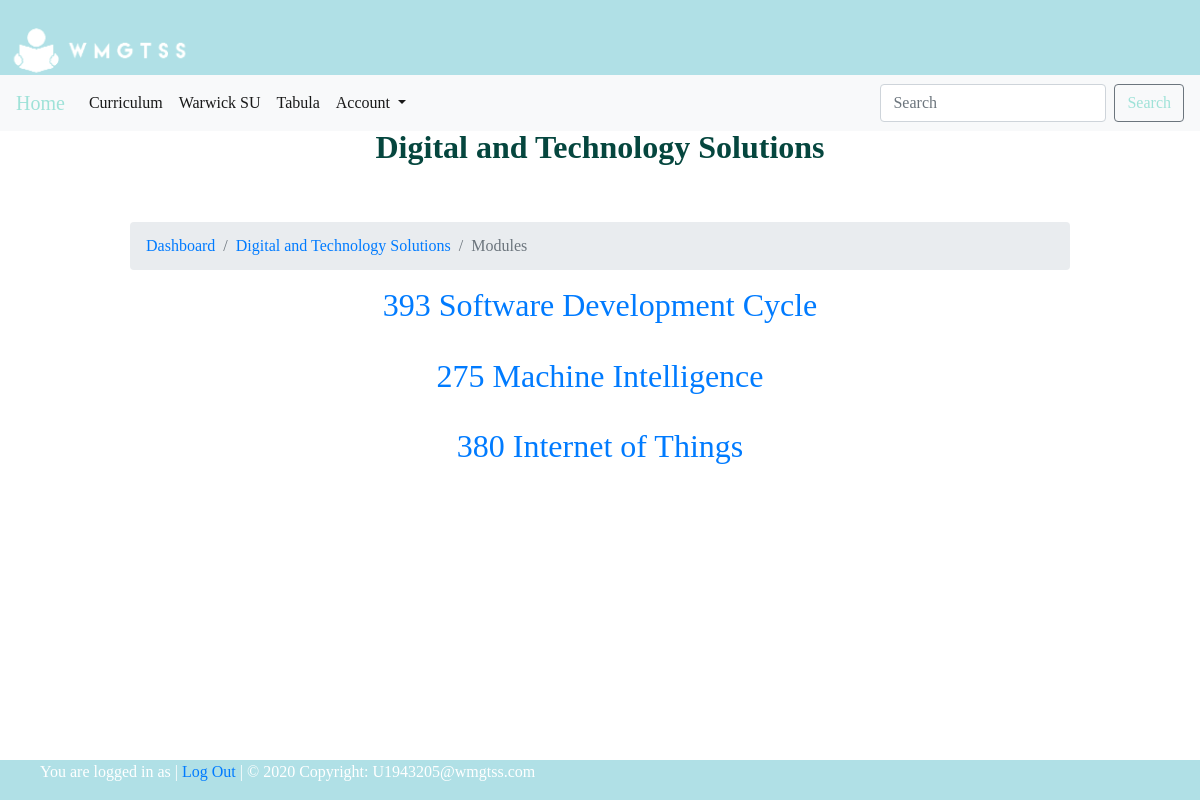
Page /curriculum/digital-and-technology-solutions/ on the committed database.
### curriculum/models.py (models this page shows, shortened)
class Course(models.Model):
    course_id = models.CharField(unique=True, max_length=50)
    name = models.TextField(max_length=50)
    slug = models.SlugField(null=True, blank=True)
    image = models.ImageField(upload_to=course_rename, blank=True, verbose_name="Course Image")
    description = models.TextField(max_length=500, blank=True)

class Module(models.Model):
    module_id = models.IntegerField(unique=True, max_length=100)
    name = models.TextField(max_length=50)
    course = models.ForeignKey(Course, on_delete=models.CASCADE, related_name='modules')
    teacher = models.ForeignKey(User, on_delete=models.CASCADE)
    slug = models.SlugField(null=True, blank=True)

### curriculum/views.py (the view)
# urls.py: path('<slug:slug>/', views.ModuleListView.as_view(), name='module_list'),
class ModuleListView(DetailView):
    context_object_name = 'courses'
    model = Course
    template_name = 'curriculum/module_list_view.html'

### curriculum/templates/curriculum/module_list_view.html (shortened to what this page needs)
{% extends 'base.html' %}
{% load static %}
{% block title %} {{courses.name}} {% endblock %}
{% block content %}
<nav aria-label="breadcrumb">
    <ol class="breadcrumb">
      <li class="breadcrumb-item"><a href="/">Dashboard</a></li>
      <li class="breadcrumb-item"><a href="{% url 'curriculum:course_list' %}">{{courses.name}}</a></li>
      <li class="breadcrumb-item active" aria-current="page">Modules</li>
    </ol>
  </nav>
{% for module in courses.modules.all %}
<a href = "{% url 'curriculum:question_list'  slug=module.slug course=courses.slug %}">
  <h2>{{module.module_id}}
    {{module.name}}
  </h2>
  <br>
</a>
{% endfor %}
{% endblock %}

### rows in the picture
Course: name "Digital and Technology Solutions"
Module: module_id "393", name "Software Development Cycle"
Module: module_id "275", name "Machine Intelligence"
Module: module_id "380", name "Internet of Things"
